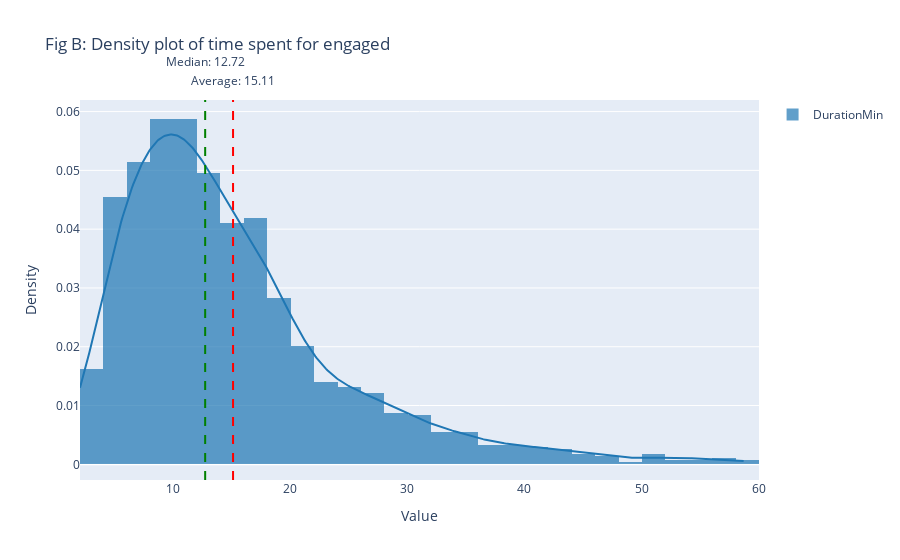

Here is the notebook cell this chart was saved with:
### Markdown cell above
#### Time spent on surveys

### Code cell
import plotly.express as px
import plotly.figure_factory as ff


clean_data = pd.read_csv(OUT / "data" / "data_clean.csv")

clean_data['DurationMin'] = clean_data['Duration (in seconds)'] / 60

clean_data = clean_data[clean_data['DurationMin'] < 60]

# Calculate the average and median
average_duration = clean_data['DurationMin'].mean()
median_duration = clean_data['DurationMin'].median()

fig = ff.create_distplot([clean_data['DurationMin']], ['DurationMin'], show_curve=True, show_rug=False, bin_size=2.0)

fig.add_shape(
    type='line',
    x0=average_duration,
    x1=average_duration,
    y0=0,
    y1=1,
    xref='x',
    yref='paper',
    line=dict(color='red', width=2, dash='dash'),
    name=f'Average: {average_duration:.2f}'
)

fig.add_shape(
    type='line',
    x0=median_duration,
    x1=median_duration,
    y0=0,
    y1=1,
    xref='x',
    yref='paper',
    line=dict(color='green', width=2, dash='dash'),
    name=f'Median: {median_duration:.2f}'
)

# Add labels for average and median values
fig.add_annotation(
    x=average_duration,
    y=1.08,
    xref='x',
    yref='paper',
    text=f'Average: {average_duration:.2f}',
    showarrow=False,
    arrowhead=4,
    ax=0,
    ay=-40
)

fig.add_annotation(
    x=median_duration,
    y=1.13,
    xref='x',
    yref='paper',
    text=f'Median: {median_duration:.2f}',
    showarrow=False,
    arrowhead=4,
    ax=0,
    ay=-40
)

# Update the layout if needed
fig.update_layout(
    title='Density Plot with Smooth Line',
    xaxis_title='Value',
    yaxis_title='Density'
)
# Update the layout if needed
fig.update_layout(title='Fig B: Density plot of time spent for engaged', xaxis_title='Value', yaxis_title='Density')


# Show the plot
fig.show()

### Figure 1 — Plotly figure (JSON) as saved in the notebook; plotly's stock layout.template omitted (floating-point values rounded to 4 significant figures; data arrays with more than 128 entries replaced by an {"elided": "..."} marker saying what was removed)
{"data": [{"autobinx": false, "histnorm": "probability density", "legendgroup": "DurationMin", "marker": {"color": "rgb(31, 119, 180)"}, "name": "DurationMin", "opacity": 0.7, "type": "histogram", "x": {"elided": "1362 float values"}, "xaxis": "x", "xbins": {"end": 58.83, "size": 2, "start": 2.033}, "yaxis": "y"}, {"legendgroup": "DurationMin", "marker": {"color": "rgb(31, 119, 180)"}, "mode": "lines", "name": "DurationMin", "showlegend": false, "type": "scatter", "x": {"elided": "500 float values"}, "xaxis": "x", "y": {"elided": "500 float values"}, "yaxis": "y"}], "layout": {"annotations": [{"arrowhead": 4, "ax": 0, "ay": -40, "showarrow": false, "text": "Average: 15.11", "x": 15.11, "xref": "x", "y": 1.08, "yref": "paper"}, {"arrowhead": 4, "ax": 0, "ay": -40, "showarrow": false, "text": "Median: 12.72", "x": 12.72, "xref": "x", "y": 1.13, "yref": "paper"}], "barmode": "overlay", "hovermode": "closest", "legend": {"traceorder": "reversed"}, "shapes": [{"line": {"color": "red", "dash": "dash", "width": 2}, "name": "Average: 15.11", "type": "line", "x0": 15.11, "x1": 15.11, "xref": "x", "y0": 0, "y1": 1, "yref": "paper"}, {"line": {"color": "green", "dash": "dash", "width": 2}, "name": "Median: 12.72", "type": "line", "x0": 12.72, "x1": 12.72, "xref": "x", "y0": 0, "y1": 1, "yref": "paper"}], "title": {"text": "Fig B: Density plot of time spent for engaged"}, "xaxis": {"anchor": "y2", "domain": [0, 1], "title": {"text": "Value"}, "zeroline": false}, "yaxis": {"anchor": "free", "domain": [0, 1], "position": 0, "title": {"text": "Density"}}}}
